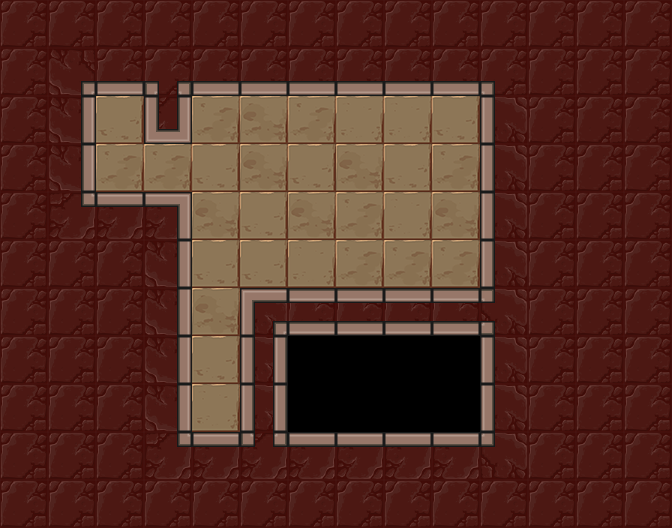

Below is a game level as drawn by its tile map, then a one-line description and the .tmx that defines it (tile-layer data replaced by summaries):
An orthogonal 14x11 tile map with 48x48 px tiles, 3 tile layers (Floor, Holes, Walls), 7 tilesets and 6 objects (mirror, lightSwitch, lightOrb, player_start, exit).

<map version="1.0" orientation="orthogonal" renderorder="right-down" width="14" height="11" tilewidth="48" tileheight="48" nextobjectid="94">
 <tileset firstgid="1" name="walls" tilewidth="48" tileheight="48" tilecount="42">
  <image source="../../images/kongregate_release/wall_sheet.png" width="336" height="288" />
 </tileset>
 <tileset firstgid="43" name="exit" tilewidth="48" tileheight="48" tilecount="12">
  <image source="../../images/kongregate_release/gate_sheet.png" width="192" height="144" />
 </tileset>
 <tileset firstgid="55" name="floors" tilewidth="48" tileheight="48" tilecount="4">
  <image source="../../images/kongregate_release/floor_sheet.png" width="192" height="48" />
 </tileset>
 <tileset firstgid="59" name="holes" tilewidth="48" tileheight="48" tilecount="24">
  <image source="../../images/kongregate_release/hole_sheet.png" width="288" height="192" />
 </tileset>
 <tileset firstgid="83" name="mirrors" tilewidth="48" tileheight="48" tilecount="4">
  <image source="../../images/kongregate_release/mirror_sheet.png" width="96" height="96" />
 </tileset>
 <tileset firstgid="87" name="orb_sheet" tilewidth="48" tileheight="48" tilecount="9">
  <image source="../../images/kongregate_release/orb_sheet.png" width="144" height="144" />
 </tileset>
 <tileset firstgid="96" name="tutorialImages" tilewidth="48" tileheight="48" tilecount="50">
  <image source="../../images/kongregate_release/tutorial_sheet.png" width="512" height="256" />
 </tileset>
 <layer name="Floor" width="14" height="11">
  <properties>
   <property name="tileset" value="floors" />
  </properties>
  <data>[154 cells, 30 non-empty, 4 distinct tile ids]</data>
 </layer>
 <layer name="Holes" width="14" height="11">
  <properties>
   <property name="tileset" value="holes" />
  </properties>
  <data>[154 cells, 0 non-empty, 0 distinct tile ids]</data>
 </layer>
 <layer name="Walls" width="14" height="11">
  <properties>
   <property name="tileset" value="walls" />
  </properties>
  <data>[154 cells, 116 non-empty, 17 distinct tile ids]</data>
 </layer>
 <objectgroup name="Objects" />
 <objectgroup name="Mirrors">
  <object id="88" type="mirror" gid="2147483732" x="240" y="240" width="48" height="48">
   <properties>
    <property name="sides" value="1" />
   </properties>
  </object>
 </objectgroup>
 <objectgroup name="Light">
  <object id="89" type="lightSwitch" gid="87" x="432" y="240" width="48" height="48" />
  <object id="90" type="lightOrb" gid="92" x="336" y="144" width="48" height="48">
   <properties>
    <property name="direction" value="4096" />
   </properties>
  </object>
 </objectgroup>
 <objectgroup color="#141ba4" name="player_start">
  <object id="91" type="player_start" x="192" y="384" width="48" height="48">
   <properties>
    <property name="direction_facing" value="16" />
   </properties>
  </object>
 </objectgroup>
 <objectgroup color="#71a400" name="Exit">
  <object id="92" type="exit" gid="43" x="96" y="144" width="48" height="48" />
 </objectgroup>
 <objectgroup name="Tutorial Images">
  <object id="93" gid="109" x="288" y="384" width="48" height="48" />
 </objectgroup>
</map>
